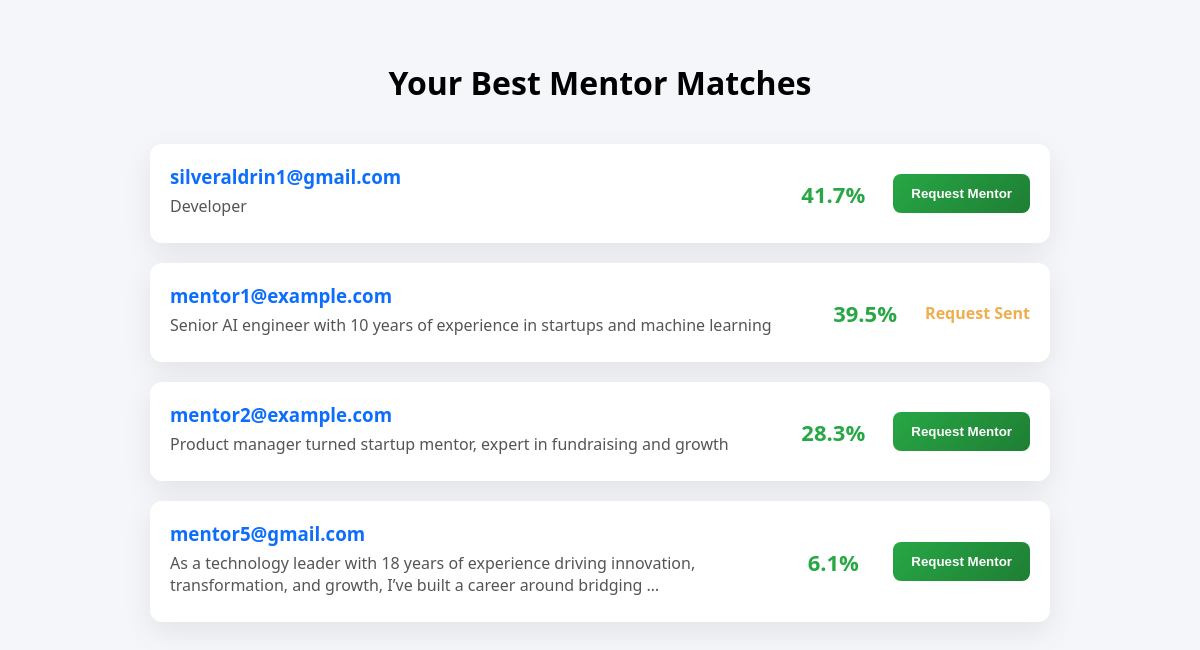
/matches/ (signed in), run on an earlier commit of the app's database.
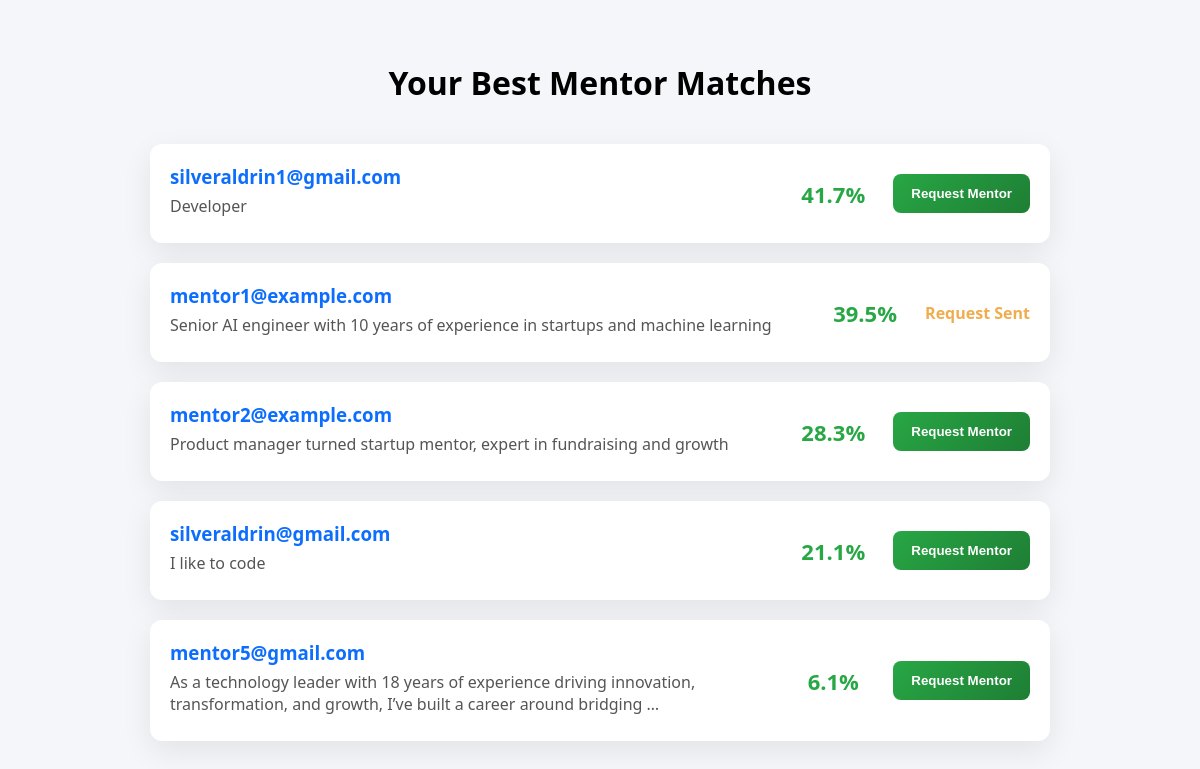
And on a later commit of the database.
### core/models.py (models this page shows, shortened)
class Mentor(models.Model):
    user = models.OneToOneField(User, on_delete=models.CASCADE, related_name="mentor")
    name = models.CharField(max_length=120)
    profile_text = models.TextField()
    embedding = models.JSONField(null=True, blank=True)
    profile_image = models.ImageField(upload_to="profiles/", blank=True, null=True)
    linkedin = models.URLField(blank=True, null=True)
    github = models.URLField(blank=True, null=True)
    cv = models.FileField(upload_to="cvs/", blank=True, null=True)

### core/views.py (the view)
# urls.py: path("matches/", matches, name="matches"),
@login_required
def matches(request):
    mentee = request.user.mentee
    raw = match_mentors(mentee)
    requests = MentorRequest.objects.filter(mentee=mentee)
    req_map = {r.mentor_id: r.status for r in requests}
    matches = []
    for mentor, score in raw:
        matches.append({
            "mentor": mentor,
            "score": round(score * 100, 1),
            "status": req_map.get(mentor.id)  # None, pending, accepted, rejected
        })
    return render(request, "matches.html", {"matches": matches})

### core/ml.py (called while the page is built)
def cosine(a, b):
    a = np.array(a)
    b = np.array(b)
    return np.dot(a, b) / (np.linalg.norm(a) * np.linalg.norm(b))

def match_mentors(mentee):
    results = []
    for mentor in Mentor.objects.exclude(embedding=None):
        score = cosine(mentee.embedding, mentor.embedding)
        results.append((mentor, score))
    results.sort(key=lambda x: x[1], reverse=True)
    return results[:10]

### core/templates/matches.html (shortened to what this page needs)
<!DOCTYPE html>
<html>
<head>
</head>
<body>
<div class="container">
    <h1>Your Best Mentor Matches</h1>
    {% for m in matches %}
    <div class="card">
        <div class="mentor-info">
            <h3>{{ m.mentor.user.email }}</h3>
            <p>{{ m.mentor.profile_text|truncatewords:20 }}</p>
        </div>
        <div class="score">
            {{ m.score }}%
        </div>
        {% if m.status == "pending" %}
            <span style="color:#f0ad4e;font-weight:600;">Request Sent</span>
        {% elif m.status == "accepted" %}
            <span style="color:#28a745;font-weight:600;">Accepted</span>
        {% elif m.status == "rejected" %}
            <span style="color:#dc3545;font-weight:600;">Rejected</span>
        {% else %}
        <form action="{% url 'request_mentor' m.mentor.id %}" method="post">
            <button class="request-btn">Request Mentor</button>
        </form>
        {% endif %}
    </div>
    {% empty %}
    <p style="text-align:center;">No mentors found.</p>
    {% endfor %}
</div>
</body>
</html>

What changed in the data, as far as the page shows it:
now on this page (row edited): Mentor: mentor.user.email "silveraldrin@gmail.com", mentor.profile_text "I like to code", score "21.1", shows "Request Mentor"
